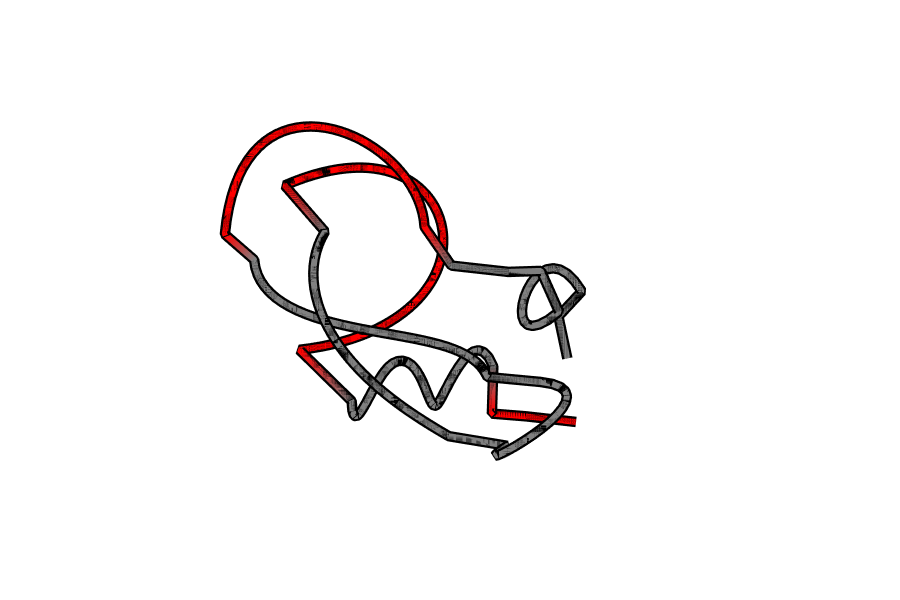

Notebook cell for this chart:
### Code cell
def visualise_varying_sections(coords_chains, secondary_structure_chains, varying_linker_chains, chain_index=1):

    x_lst, y_lst, z_lst, color_lst =  cdt.smooth_me_varying(coords_chains[chain_index], secondary_structure_chains[chain_index], varying_linker_chains[chain_index], oversample=5)
    structure_fig = cdt.line_plotly(x_lst, y_lst, z_lst, color_lst, outline=True)
    structure_fig.update_layout(height=600)
    structure_fig.show()

visualise_varying_sections(coords_chains, [ss], [allowed_linkers_indices], 0)

### Figure 1 — Plotly figure (JSON) as saved in the notebook; plotly's stock layout.template omitted (floating-point values rounded to 4 significant figures; data arrays with more than 128 entries replaced by an {"elided": "..."} marker saying what was removed)
{"data": [{"line": {"color": "black", "width": 21}, "mode": "lines", "showlegend": false, "type": "scatter3d", "x": {"elided": "258 float values"}, "y": {"elided": "258 float values"}, "z": {"elided": "258 float values"}}, {"line": {"color": {"elided": "258 str values"}, "width": 12}, "mode": "lines", "showlegend": false, "type": "scatter3d", "x": {"elided": "258 float values"}, "y": {"elided": "258 float values"}, "z": {"elided": "258 float values"}}], "layout": {"height": 600, "margin": {"b": 0, "l": 0, "r": 0, "t": 0}, "scene": {"aspectmode": "manual", "aspectratio": {"x": 1, "y": 1, "z": 1}, "xaxis": {"gridcolor": "white", "nticks": 0, "showbackground": false, "showticklabels": false, "title": {"text": ""}, "zerolinecolor": "white"}, "yaxis": {"gridcolor": "white", "nticks": 0, "showbackground": false, "showticklabels": false, "title": {"text": ""}, "zerolinecolor": "white"}, "zaxis": {"gridcolor": "white", "nticks": 0, "showbackground": false, "showticklabels": false, "title": {"text": ""}, "zerolinecolor": "white"}}, "showlegend": false}}
